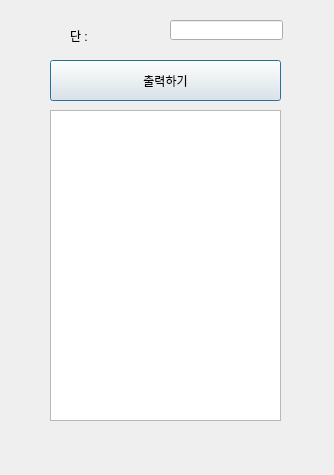
<?xml version="1.0" encoding="UTF-8"?>
<ui version="4.0">
 <class>Dialog</class>
 <widget class="QDialog" name="Dialog">
  <property name="geometry">
   <rect>
    <x>0</x>
    <y>0</y>
    <width>334</width>
    <height>475</height>
   </rect>
  </property>
  <property name="windowTitle">
   <string>Dialog</string>
  </property>
  <widget class="QPushButton" name="pb">
   <property name="geometry">
    <rect>
     <x>50</x>
     <y>60</y>
     <width>231</width>
     <height>41</height>
    </rect>
   </property>
   <property name="text">
    <string>출력하기</string>
   </property>
  </widget>
  <widget class="QLineEdit" name="le">
   <property name="geometry">
    <rect>
     <x>170</x>
     <y>20</y>
     <width>113</width>
     <height>20</height>
    </rect>
   </property>
  </widget>
  <widget class="QLabel" name="lbl">
   <property name="geometry">
    <rect>
     <x>70</x>
     <y>30</y>
     <width>56</width>
     <height>12</height>
    </rect>
   </property>
   <property name="text">
    <string>단 :</string>
   </property>
  </widget>
  <widget class="QTextEdit" name="te">
   <property name="geometry">
    <rect>
     <x>50</x>
     <y>110</y>
     <width>231</width>
     <height>311</height>
    </rect>
   </property>
  </widget>
 </widget>
 <resources/>
 <connections/>
</ui>
